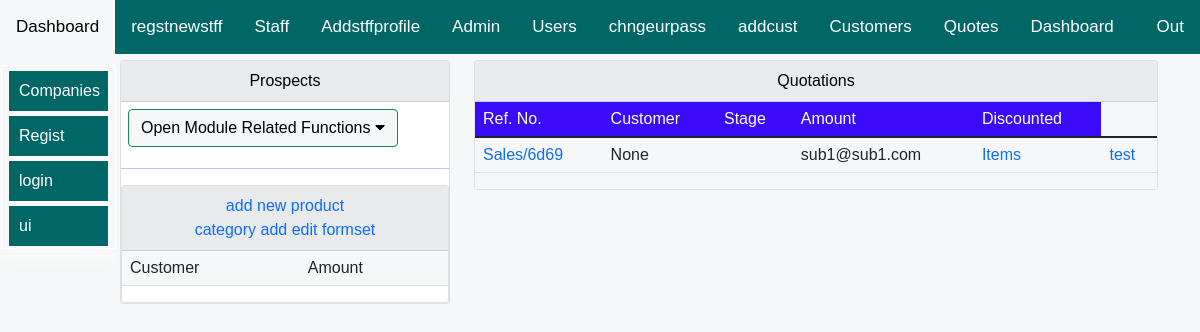
/allifmaal-erp/subscriptions/Quotations/list/company-of-sub1-sadi-21c3512b1969/ (signed in), run on an earlier commit of the app's database.
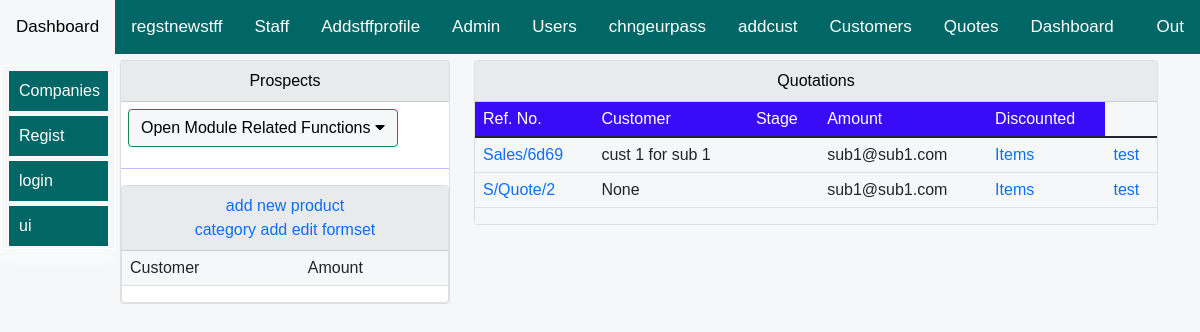
And on a later commit of the database.
### allifapp/models.py (models this page shows, shortened)
class QuotesModel(models.Model):
    number = models.CharField(null=True, blank=True, max_length=20)
    customer= models.ForeignKey(CustomersModel,related_name="apqotelnm",on_delete=models.SET_NULL,blank=True,null=True)
    uniqueId = models.CharField(null=True, blank=True, max_length=100)
    slug = models.SlugField(max_length=500, unique=True, blank=True, null=True)
    owner= models.ForeignKey(User,related_name="cuscmprlneqt",on_delete=models.SET_NULL,null=True,blank=True)
    company= models.ForeignKey(CompanyDetailsModel,related_name="cuscmprlqtn",on_delete=models.SET_NULL,null=True,blank=True)

class CustomersModel(models.Model):
    Country = [
    ('Somalia', 'Somalia'),
    ('Kenya', 'Kenya'),
     ('Other', 'Other'),
    ]
    name = models.CharField(null=True, blank=False, max_length=20)
    phone = models.CharField(null=True, blank=True, max_length=30)
    email= models.CharField(null=True, blank=True, max_length=100)
    country = models.CharField(choices=Country, blank=True, max_length=30)
    city= models.CharField(null=True, blank=True, max_length=30)
    address = models.CharField(null=True, blank=True, max_length=30)
    sales=models.DecimalField(max_digits=10,blank=False,null=True,decimal_places=1,default=0)
    balance=models.DecimalField(max_digits=10,blank=False,null=True,decimal_places=1,default=0)
    turnover=models.DecimalField(max_digits=10,blank=False,null=True,decimal_places=1,default=0)
    contact = models.CharField(null=True, blank=True, max_length=30)
    uniqueId = models.CharField(null=True, blank=True, max_length=100)
    slug = models.SlugField(max_length=500, unique=True, blank=True, null=True)
    owner= models.ForeignKey(User,related_name="cuscmprlne",on_delete=models.SET_NULL,null=True,blank=False)
    company= models.ForeignKey(CompanyDetailsModel,related_name="cuscmprln",on_delete=models.SET_NULL,null=True,blank=False)
    def __str__(self) -> str:
        return self.name

### allifmaalusersapp/models.py (models this page shows, shortened)
class User(AbstractUser):# this is for creating new user... the fields are below and those from parent class
    user_level= [
    ('admin','admin'),
    ('staff', 'staff'),
    ('guest', 'guest'),
    ]
    USERNAME_FIELD = 'email'
    username = models.CharField(max_length=255, null=True,blank=True)
    email = models.EmailField(('email address'), unique=True) # changes email to unique and blank to false
    first_name= models.CharField(max_length=255, null=True,blank=False)
    last_name= models.CharField(max_length=255, null=True,blank=False)
    REQUIRED_FIELDS = ['username','first_name','last_name'] # removes email from REQUIRED_FIELDS
    user_category= models.CharField(choices=user_level, default='guest', max_length=100,null=True,blank=True)
    customuserslug= models.SlugField(max_length=500, unique=True, blank=True, null=True)
    randomfield=models.CharField(max_length=255, null=True,blank=True)
    secret_unique_id= models.CharField(null=True, blank=True, max_length=100)
    customurlslug= models.SlugField(max_length=500, unique=True, blank=True, null=True)
    url_unique_id= models.CharField(null=True, blank=True, max_length=100)
    usercompany= models.CharField(max_length=500, blank=True, null=True)
    def __str__(self):
        return self.email

### allifapp/views.py (the view, shortened to what this page needs)
# urls.py: path('Quotations/list/<slug:slug>/', views.quotations, name="quotations"),
def quotations(request,slug):
    user_var=request.user
    sysowner=CompanyDetailsModel.objects.filter(owner=user_var).first()
    compemplye=EmployeesModel.objects.filter(username=user_var).first()
    k=Category.objects.all()
    for item in k:
        print(item)
    if sysowner!=None:# if true, it means that company exists and logged user is owner
        ownrcomp=sysowner.company
        quotes=QuotesModel.objects.filter(company=sysowner)
        context={
        "quotes":quotes,
        }
        return render(request,'allifapp/quotes/quotes.html',context)
    else:
        return redirect('allifapp:decisionPoint',logged_user=user_var)

### allifapp/templates/allifapp/quotes/quotes.html (shortened to what this page needs)
{% extends 'allifapp/bases/subsbase.html'%}
{% load static %}
{% load crispy_forms_tags %}
{% load humanize %}
   {% block body %}
<div class="container">
    <div class="row mt-12" >
        <div class="col-md-4">
            <div class="card">
                <div id="allif-section-headers" class="card-header ">
                   Prospects {{no_of_prospects|intcomma}}
                </div>
 <div class="allif-clikable-dropdown">
    <button onclick="openOnClickFunction()" id="allif-link-buttons" class="allifmaal-dropbtn btn btn-success mybuttonlinks">
      Open Module Related Functions
      <i class="fa fa-caret-down"></i>
    </button>
    </div>
    <hr>
        <div>
            <div class="col-md-12">
                <div class="card">
                    <div id="allif-section-headers" class="card-header">
                      <a href="{% url 'allifapp:new_product' %}">add new product</a>
                      <br>
                      <a href="{% url 'allifapp:new_cat' %}">category add</a>
                      <a href="{% url 'allifapp:edit_all_products' %}">edit formset</a>
                    </div>
                    <div class="col-md-12">
    <table class="table table-layout">
        <thead>
          <tr>
            <td scope="col">Customer</td>
            <td scope="col">Amount</td>
          </tr>
        </thead>
            </table>
                            </div>
                        </div></div>
                    </div>
            </div>
        </div>
    <div class="col-md-8">
        <div class="card">
            <div id="allif-section-headers" class="card-header">
                Quotations <strong> {{no_of_quotes}}</strong>
            </div>
            <div class="col-md-12">
        <div class="AllifTableFixedHeader Allifmaal-scroll-table">
            <table class="table table-layout">
            <thead>
            <tr class="allif-table-header-row">
            <td>Ref. No.</td>
            <td>Customer</td>
            <td>Stage</td>
            <td>Amount</td>
            <td>Discounted</td>
            </tr>
        </thead>
        <tbody>
    {% for item in quotes %}
        <tr>
            <td>
                <a href="{% url 'allifapp:addQuoteDetails' item.slug %}" style="text-decoration: none;">
                {{item.number}}</a>
                </td>
               <td>
                {{item.customer}}
               </td>
               <td>
               </td>
               <td>
                {{item.owner}}
               </td>
            <td>
              <a href="{% url 'allifapp:AddQuoteItems' item.slug %}" style="text-decoration: none;">
                Items
                  </a></td>
                   <td>
                    <a href="{% url 'allifapp:AllifQuoteDetails' item.slug %}" style="text-decoration: none;">
                      test {{quote.valueafterdiscount|floatformat:2|intcomma}}
                        </a>
                   </td>
        </tr>
        {% endfor %}
        </tbody>
        </table>
        </div>
            </div>
        </div></div>
    </div>
</div>
   {% endblock %}

What changed in the data, as far as the page shows it:
changed QuotesModel "Sales/6d69": customer "None" → "cust 1 for sub 1"
added QuotesModel: number "S/Quote/2", customer "None", owner "sub1@sub1.com"
